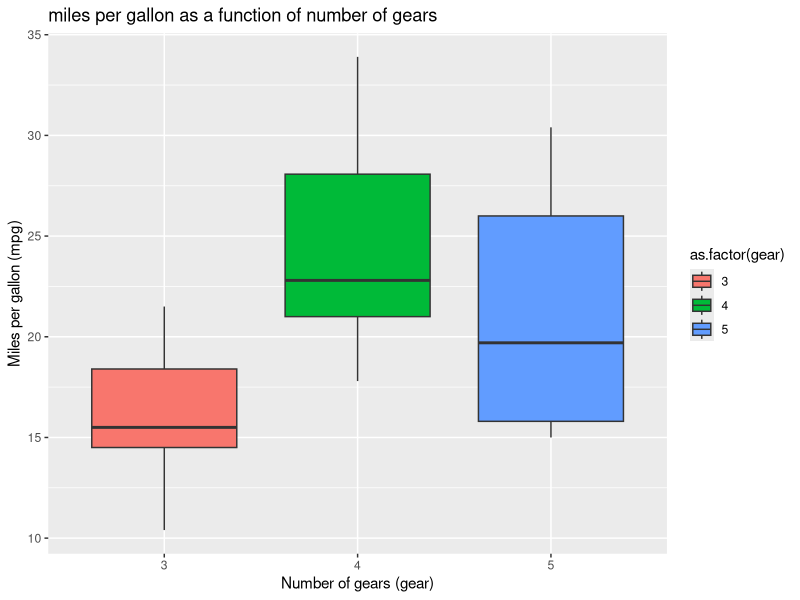

Generate this figure with R: (Note: this script raises an error after producing the figure.)
## ---- chunk 1
knitr::opts_chunk$set(echo = TRUE)
## ---- chunk 2
sum(5:55)
## ---- chunk 3
sumfun <- function(n) {sum(5:n)}
sumfun(10)

sumfun(20)

sumfun(100)
## ---- chunk 4
series <- function(n) {  #function for calculating fibonnaci of a vector with n values
  series <-numeric(n)
  series[1] <- 1 #second element of fibonnaci series is 1
  series[2] <- 1 #second element of fibonnaci series is  2
  i = 3 # start the loop at the third element
  
  while (i <= n) { # repeat the loop upto 12th  element of fib
    series[i]=series[i - 1] + series[i - 2]
    i<- i + 1
  }
  return(series) # return the answer
}

series(12)
## ---- chunk 5
data(mtcars)


head(mtcars) #view first six rows of mtcars dataset

names(mtcars) #display column names

library(ggplot2)
plot<-ggplot(data=mtcars, aes(x=as.factor(gear),y=mpg)) + geom_boxplot(aes(fill=as.factor(gear))) + labs(title = "miles per gallon as a function of number of gears", y = "Miles per gallon (mpg)", x = "Number of gears (gear)")
plot

## ---- chunk 6

#The dataset in question was firstly viewed with the following commands
data=cars
y <- cars$dist*0.000189394; x <- cars$speed; #Stopping distance (dist) were converted from ft to miles in order to match units with speed, which is in miles per hour. Assuming that 1 foot equals to 0.000189394 miles, the conversion was achieved by multiplying cars$dist by 0.000189394.
model <- lm(formula = "y~x") #fitting mode
summary(model)

## ---- chunk 7
#Assign the ggplot function to the variable ggplot_01
newplot <- ggplot(data = cars, aes(x= speed, y=dist)) + geom_point() + geom_smooth(method = "lm",formula = "y ~ x")
# Create a new variable called ggplplot_1.1 and add to it a title, x,y labels.
finalplot <- newplot + ggtitle ("Linear model of the relationship between breaking distance(dist) and speed")+ xlab("speed(milesperhour)")+ ylab("dist(feet)")
finalplot

## ---- chunk 8
dist_miles <- cars$dist*0.000189394 #distance in miles

break_dist <- cars$speed^2 #the breaking distance variable is set to the square value of the speed
#A linear model is then fitted between the stopping distance in miles (dist_miles) and breaking distance (break_dist)  as a derivative of square rooting the speed in miles per hour.
y <- dist_miles; x <- break_dist;
model <- lm(formula = "y~x")

summary(model) #view summary

#From the model,slope is equal to half the average reaction time, if speed and distance are constant
reaction_time <- 2.443e-05*3600 # Reaction time is therefore equal to two times the value of the slope reaction_time
reaction_time
#Converting reaction time in hours to seconds
coverted_reaction_time <- reaction_time/3600
coverted_reaction_time
#I didn't get resonable results becuase I get a negative value for reaction time
# Plotting 
ggplot(cars,aes(break_dist,dist_miles)) + geom_point() + geom_smooth(method="lm",formula="y~x") + labs (title = "Linear regression of breaking distance and stopping distance", x = "Breaking Distance (miles/h)", y = "Distance (miles)")

